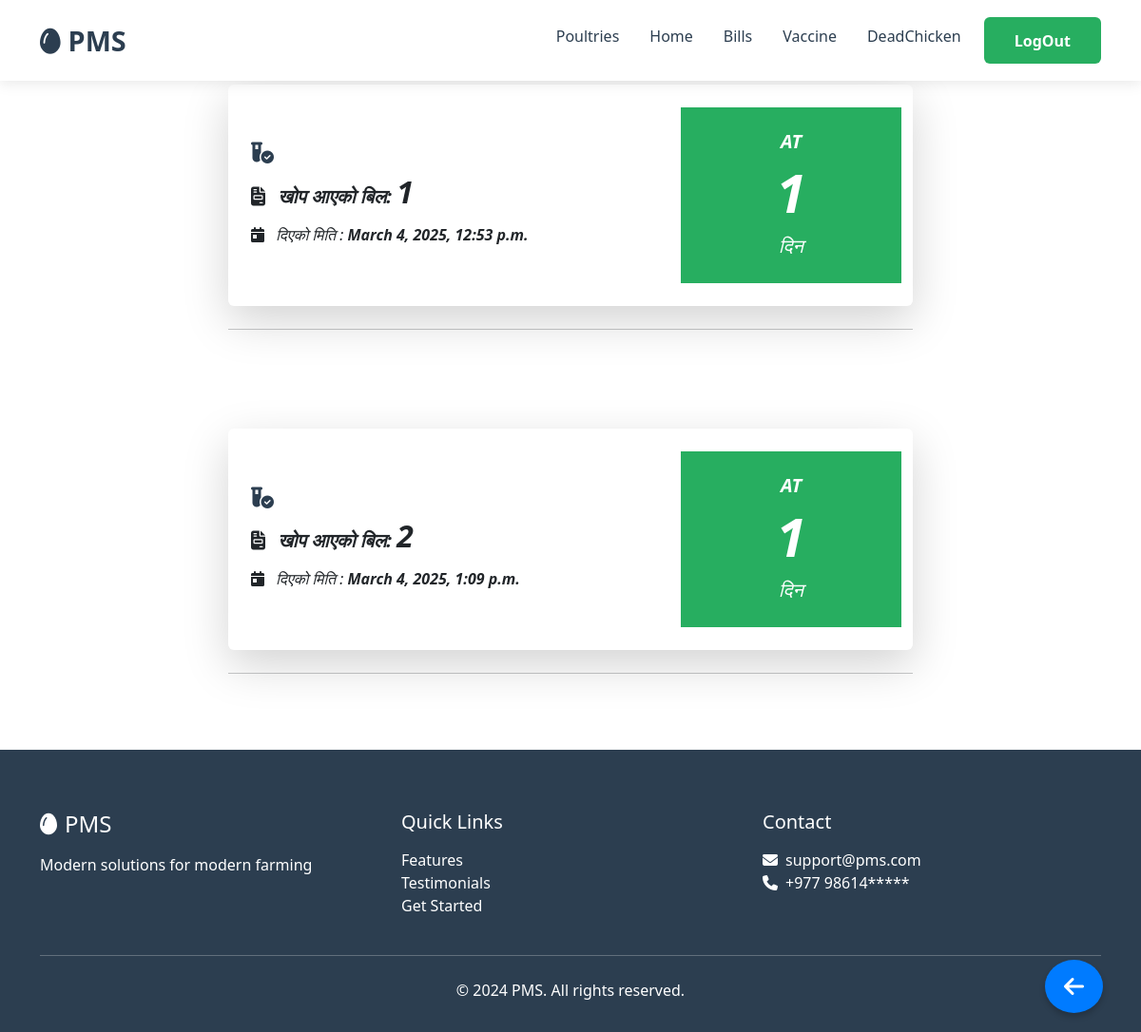
/userhome/mainpage/20/profile/vaccine/Farm1 (signed in), run on the app's committed database.
### userhome/models.py (models this page shows, shortened)
class BillPost(models.Model):
    poultryName = models.ForeignKey(Poultry, on_delete=models.CASCADE)  # Foreign key to Poultry
    imgfile = models.ImageField(upload_to='images/')
    posted_date = models.DateTimeField(auto_now_add=True)
    totalChickenFeed = models.IntegerField()
    totalMedicine = models.IntegerField()
    totalBhus = models.IntegerField()
    totalAmount = models.IntegerField()
    totalVaccine = models.IntegerField()
    description = models.TextField(blank=True, null=True)
    @property
    def totalDays(self):
        return (self.posted_date.date() - self.poultryName.startDate).days+1

class Poultry(models.Model):
    user = models.ForeignKey(User, on_delete=models.CASCADE)
    poultryName = models.CharField(max_length=20, primary_key=True)
    totalChicken = models.IntegerField()
    totalDead = models.IntegerField(default=0)
    startDate = models.DateField(auto_now_add=True)

### userhome/views.py (the view)
# urls.py: path('mainpage/<int:user_id>/profile/vaccine/<str:poultryName>',views.showVaccine, name='showVaccine'),
@login_required
def showVaccine(request, user_id, poultryName):
    if not CheckUser(request, user_id):
        return redirect('/')
    poultry = get_object_or_404(Poultry, user_id=user_id, poultryName=poultryName)
    bills = BillPost.objects.filter(poultryName=poultry).order_by('posted_date')
    return render(request, 'showVaccine.html', {'bills': bills,
                                                'poultryName': poultryName,
                                              'user_id': user_id})

### userhome/service.py (called while the page is built)
def CheckUser(request, user_id):
    if request.user.id != user_id:
        messages.error(request, "You are not authorized to view this page.")
        return False
    return True

### userhome/templates/showVaccine.html (shortened to what this page needs)
{% extends 'Base.html' %}
{% block homelink %}/userhome/mainpage/{{user_id}}/profile/{{poultryName}}{% endblock %}
{% block ShowPoultrieslink %}/userhome/mainpage/{{user_id}}/{% endblock %}
{% block Showbillslink %}/userhome/mainpage/{{user_id}}/profile/bills/{{poultryName}}{% endblock %}
{% block Showvaccineslink %}#{% endblock %}
{% block Showdeadlink %}/userhome/mainpage/{{user_id}}/profile/deads/{{poultryName}}{% endblock %}
{% block mainContent%}
{%load static%}
{% for bill in bills %}
{% if bill.totalVaccine == 1 %}
<div class="container my-5">
    <section class="category section pt-4 pb-3">
        <div class="container">
            <div class="row justify-content-center">
                <div class="col-lg-8">
                    <div class="card  shadow-lg border-0 p-4">
                        <div class="row align-items-center">
                            <div class="col-md-8">
                                <h4 class="fw-bold baseColorText">
                                    <i class="fa-solid fa-vial-circle-check me-2"></i> {{ dead.poultryName }}
                                </h4>
                                <h5 class="text-dark fw-bold">
                                    <i class="fa-solid fa-file-invoice me-2"></i> खोप आएको बिल:
                                    <span class="fw-bolder fs-2">{{ forloop.counter }}</span>
                                </h5>
                                <h6 class="text-dark mt-3">
                                    <i class="fa-solid fa-calendar-day me-2"></i> दिएको मिति :
                                    <strong>{{ bill.posted_date }}</strong>
                                </h6>
                            </div>
                            <div class="col-md-4 text-center boxColor">
                                <div class=" text-white p-4 rounded-3">
                                    <h5 class="fw-bold">AT</h5>
                                    <h1 class="fw-bolder display-4">{{ bill.totalDays }}</h1>
                                    <span class="fs-5">दिन</span>
                                </div>
                            </div>
                        </div>
                    </div>
                    <hr class="text-dark mt-4">
                </div>
            </div>
        </div>
    </section>
</div>
{%endif%}
{% endfor%}
{% endblock%}

### userhome/templates/Base.html (style rules this page uses)
.card { font-style: oblique; }

### data on the page
BillPost: posted_date "March 4, 2025, 12:53 p.m.", totalDays "1"
BillPost: posted_date "March 4, 2025, 1:09 p.m.", totalDays "1"
